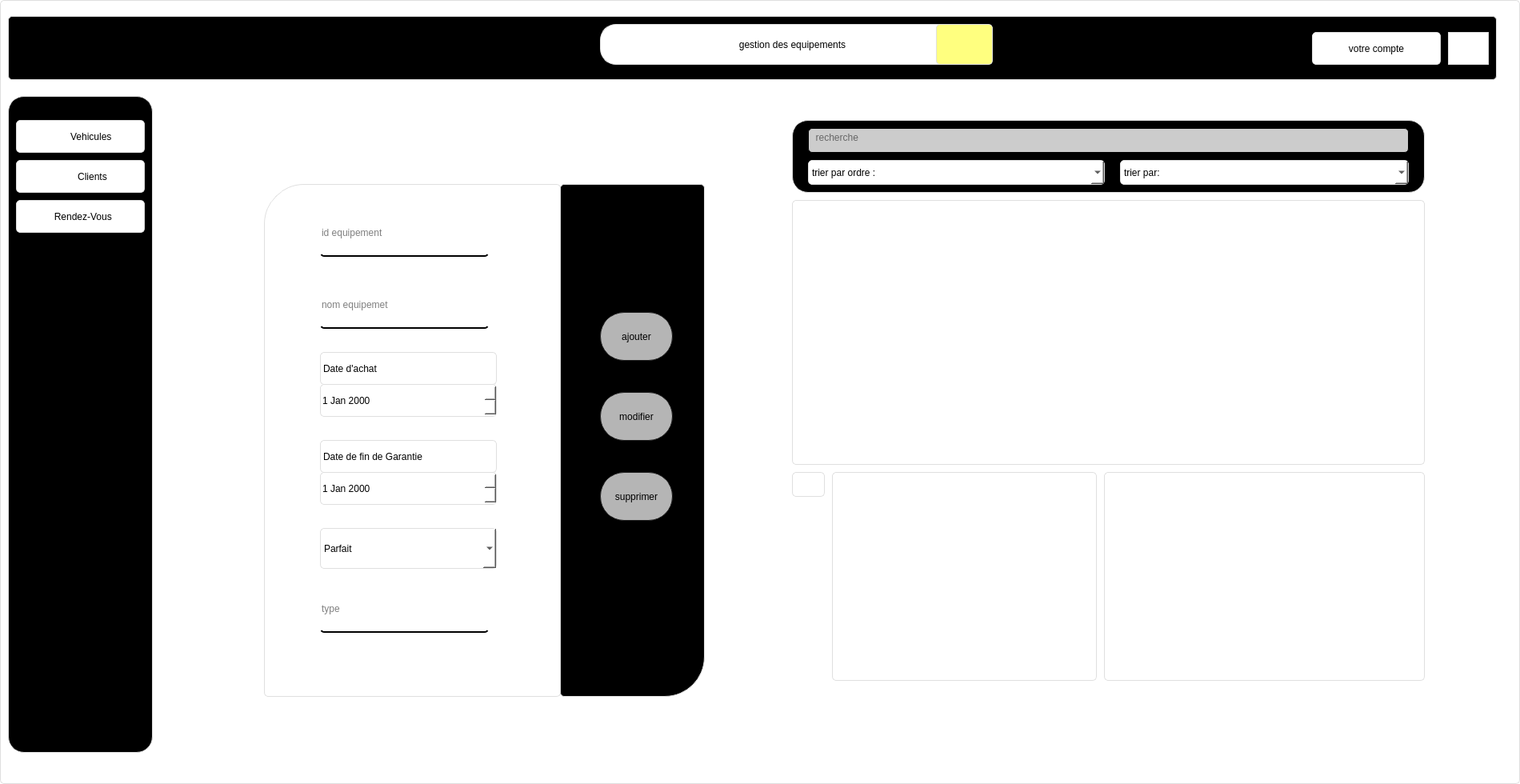
<?xml version="1.0" encoding="UTF-8"?>
<ui version="4.0">
 <class>Equi</class>
 <widget class="QDialog" name="Equi">
  <property name="geometry">
   <rect>
    <x>0</x>
    <y>0</y>
    <width>1900</width>
    <height>980</height>
   </rect>
  </property>
  <property name="windowTitle">
   <string>Dialog</string>
  </property>
  <property name="styleSheet">
   <string notr="true">QClient{
	background-color: #071e26;
}
QWidget {	
	border:1px solid #dfdfdf;
	border-radius: 5px;
	background-color: #ffffff;
}

QPushButton{
	
	border-raduis:5px
}
QPushButton:pressed{
	
	
	background-color: rgb(199, 199, 199);
}

#side_menu{
	border-radius: 20px;
	background-color:rgb(0,0,0);
}
#top_widget{

	background-color: rgb(0,0,0);;
}
#form{
	
	
	background-color: rgb(255, 255, 255);
border-top-left-radius: 50px;
}

#widget_2 QLineEdit{
font: 11pt &quot;MS Shell Dlg 2&quot;;
background-color:rgba(0,0,0,0);
border:none;
border-bottom:2px solid rgb(0,0,0);
padding-bottom:7px

}
#widget_2{
	
	/* background-color: QLinearGradient( x1: 0, y1: 0, x2: 0, y2: 1, stop: 0 #ffa02f, stop: 1 #d7801a);*/
	/*background-color: QLinearGradient( x1: 0, y1: 0, x2: 0, y2: 1, stop: 0 #4d4d4d, stop: 0.1 #646464, stop: 1 #5d5d5d);*/
   background-color:QLinearGradient( x1: 0, y1: 0, x2: 0, y2: 1, stop: 0 #4aafdb, stop: 1 #090763);
}
#options{
background-color: rgb(0,0,0);
border-bottom-right-radius: 50px;

}
#widget_2 #recherche_2{
	
	background-color: rgb(204, 204, 204);
	border:1px solid rgb(0,0,0);
}

#ajouter{
    color: rgb(0,0,0);
    background-color:rgb(181, 181, 181);
    border-width: 1px;
    border-color: #1e1e1e;
    border-style: solid;
    border-radius: 30px;
    padding: 3px;
    font-size: 12px;
    padding-left: 5px;
    padding-right: 5px;
}


#modifier{
 color: rgb(0,0,0);
    background-color:rgb(181, 181, 181);
    border-width: 1px;
    border-color: #1e1e1e;
    border-style: solid;
    border-radius: 30px;
    padding: 3px;
    font-size: 12px;
    padding-left: 5px;
    padding-right: 5px;
}

#supprimer{
color: rgb(0,0,0);
    background-color:rgb(181, 181, 181);
    border-width: 1px;
    border-color: #1e1e1e;
    border-style: solid;
    border-radius: 30px;
    padding: 3px;
    font-size: 12px;
    padding-left: 5px;
    padding-right: 5px;
}

#ajouter:pressed
{
    background-color: QLinearGradient( x1: 0, y1: 0, x2: 0, y2: 1, stop: 0 #2d2d2d, stop: 0.1 #2b2b2b, stop: 0.5 #292929, stop: 0.9 #282828, stop: 1 #252525);
}

#modifier:pressed
{
    background-color: QLinearGradient( x1: 0, y1: 0, x2: 0, y2: 1, stop: 0 #2d2d2d, stop: 0.1 #2b2b2b, stop: 0.5 #292929, stop: 0.9 #282828, stop: 1 #252525);
}

#supprimer:pressed
{
    background-color: QLinearGradient( x1: 0, y1: 0, x2: 0, y2: 1, stop: 0 #2d2d2d, stop: 0.1 #2b2b2b, stop: 0.5 #292929, stop: 0.9 #282828, stop: 1 #252525);
}

 #pdf_2{
	
	background-color: #071e26;
border:0px ;
}

#stat_2{
	
	background-color: #071e26;
border:0px ;
}
#widget QLineEdit{
	background-color: rgb(204, 204, 204);
	border:1px solid rgb(0,0,0);

}
#widget{
border-radius: 20px;
	background-color: rgb(0,0,0);
}</string>
  </property>
  <widget class="QWidget" name="widget_2" native="true">
   <property name="geometry">
    <rect>
     <x>210</x>
     <y>120</y>
     <width>1661</width>
     <height>821</height>
    </rect>
   </property>
   <widget class="QLabel" name="form">
    <property name="geometry">
     <rect>
      <x>120</x>
      <y>110</y>
      <width>371</width>
      <height>641</height>
     </rect>
    </property>
    <property name="styleSheet">
     <string notr="true"/>
    </property>
    <property name="text">
     <string/>
    </property>
   </widget>
   <widget class="QLabel" name="options">
    <property name="geometry">
     <rect>
      <x>490</x>
      <y>110</y>
      <width>181</width>
      <height>641</height>
     </rect>
    </property>
    <property name="text">
     <string/>
    </property>
   </widget>
   <widget class="QLineEdit" name="lineEdit_2">
    <property name="geometry">
     <rect>
      <x>190</x>
      <y>240</y>
      <width>211</width>
      <height>51</height>
     </rect>
    </property>
    <property name="text">
     <string/>
    </property>
    <property name="placeholderText">
     <string>nom equipemet</string>
    </property>
   </widget>
   <widget class="QPushButton" name="modifier">
    <property name="geometry">
     <rect>
      <x>540</x>
      <y>370</y>
      <width>91</width>
      <height>61</height>
     </rect>
    </property>
    <property name="text">
     <string>modifier</string>
    </property>
   </widget>
   <widget class="QPushButton" name="supprimer">
    <property name="geometry">
     <rect>
      <x>540</x>
      <y>470</y>
      <width>91</width>
      <height>61</height>
     </rect>
    </property>
    <property name="text">
     <string>supprimer</string>
    </property>
   </widget>
   <widget class="QPushButton" name="ajouter">
    <property name="geometry">
     <rect>
      <x>540</x>
      <y>270</y>
      <width>91</width>
      <height>61</height>
     </rect>
    </property>
    <property name="text">
     <string>ajouter</string>
    </property>
   </widget>
   <widget class="QLineEdit" name="lineEdit">
    <property name="geometry">
     <rect>
      <x>190</x>
      <y>150</y>
      <width>211</width>
      <height>51</height>
     </rect>
    </property>
    <property name="text">
     <string/>
    </property>
    <property name="placeholderText">
     <string>id equipement</string>
    </property>
   </widget>
   <widget class="QTableView" name="tableView">
    <property name="geometry">
     <rect>
      <x>780</x>
      <y>130</y>
      <width>791</width>
      <height>331</height>
     </rect>
    </property>
    <property name="styleSheet">
     <string notr="true">border-raduis:5px;</string>
    </property>
   </widget>
   <widget class="QWidget" name="widget" native="true">
    <property name="geometry">
     <rect>
      <x>780</x>
      <y>30</y>
      <width>791</width>
      <height>91</height>
     </rect>
    </property>
    <widget class="QLineEdit" name="recherche_2">
     <property name="geometry">
      <rect>
       <x>20</x>
       <y>10</y>
       <width>751</width>
       <height>31</height>
      </rect>
     </property>
     <property name="placeholderText">
      <string>  recherche</string>
     </property>
    </widget>
    <widget class="QComboBox" name="order_sort">
     <property name="geometry">
      <rect>
       <x>20</x>
       <y>50</y>
       <width>371</width>
       <height>31</height>
      </rect>
     </property>
     <item>
      <property name="text">
       <string>trier par ordre :</string>
      </property>
     </item>
     <item>
      <property name="text">
       <string>croissant</string>
      </property>
     </item>
     <item>
      <property name="text">
       <string>décroissant</string>
      </property>
     </item>
    </widget>
    <widget class="QComboBox" name="sort_by">
     <property name="geometry">
      <rect>
       <x>410</x>
       <y>50</y>
       <width>361</width>
       <height>31</height>
      </rect>
     </property>
     <item>
      <property name="text">
       <string>trier par:</string>
      </property>
     </item>
     <item>
      <property name="text">
       <string>date_fin_garantie</string>
      </property>
     </item>
     <item>
      <property name="text">
       <string>date_achat</string>
      </property>
     </item>
    </widget>
   </widget>
   <widget class="QLineEdit" name="lineEdit_6">
    <property name="geometry">
     <rect>
      <x>190</x>
      <y>620</y>
      <width>211</width>
      <height>51</height>
     </rect>
    </property>
    <property name="text">
     <string/>
    </property>
    <property name="placeholderText">
     <string>type</string>
    </property>
   </widget>
   <widget class="QLabel" name="label">
    <property name="geometry">
     <rect>
      <x>-5</x>
      <y>-5</y>
      <width>1671</width>
      <height>831</height>
     </rect>
    </property>
    <property name="text">
     <string/>
    </property>
    <property name="pixmap">
     <pixmap resource="style.qrc">:/new/prefix1/icons/blue2.png</pixmap>
    </property>
   </widget>
   <widget class="QWidget" name="widget_3" native="true">
    <property name="geometry">
     <rect>
      <x>830</x>
      <y>470</y>
      <width>331</width>
      <height>261</height>
     </rect>
    </property>
   </widget>
   <widget class="QDateEdit" name="lineEdit_3">
    <property name="geometry">
     <rect>
      <x>190</x>
      <y>360</y>
      <width>221</width>
      <height>41</height>
     </rect>
    </property>
    <property name="wrapping">
     <bool>false</bool>
    </property>
    <property name="specialValueText">
     <string>Date d'achat</string>
    </property>
   </widget>
   <widget class="QDateEdit" name="lineEdit_4">
    <property name="geometry">
     <rect>
      <x>190</x>
      <y>470</y>
      <width>221</width>
      <height>41</height>
     </rect>
    </property>
   </widget>
   <widget class="QLabel" name="label_2">
    <property name="geometry">
     <rect>
      <x>190</x>
      <y>320</y>
      <width>221</width>
      <height>41</height>
     </rect>
    </property>
    <property name="text">
     <string>Date d'achat</string>
    </property>
   </widget>
   <widget class="QLabel" name="label_3">
    <property name="geometry">
     <rect>
      <x>190</x>
      <y>430</y>
      <width>221</width>
      <height>41</height>
     </rect>
    </property>
    <property name="text">
     <string>Date de fin de Garantie</string>
    </property>
   </widget>
   <widget class="QComboBox" name="lineEdit_5">
    <property name="geometry">
     <rect>
      <x>190</x>
      <y>540</y>
      <width>221</width>
      <height>51</height>
     </rect>
    </property>
    <item>
     <property name="text">
      <string>Parfait</string>
     </property>
    </item>
    <item>
     <property name="text">
      <string>Moyen</string>
     </property>
    </item>
    <item>
     <property name="text">
      <string>Mauvais</string>
     </property>
    </item>
    <item>
     <property name="text">
      <string>Perdu</string>
     </property>
    </item>
    <item>
     <property name="text">
      <string>Critique</string>
     </property>
    </item>
   </widget>
   <widget class="QTableView" name="tableView_2">
    <property name="geometry">
     <rect>
      <x>295</x>
      <y>50</y>
      <width>1081</width>
      <height>701</height>
     </rect>
    </property>
    <property name="styleSheet">
     <string notr="true">border-raduis:5px;</string>
    </property>
   </widget>
   <widget class="QPushButton" name="pushButton_16">
    <property name="geometry">
     <rect>
      <x>780</x>
      <y>470</y>
      <width>41</width>
      <height>31</height>
     </rect>
    </property>
    <property name="text">
     <string/>
    </property>
    <property name="icon">
     <iconset resource="style.qrc">
      <normaloff>:/new/prefix1/icons/stat.png</normaloff>:/new/prefix1/icons/stat.png</iconset>
    </property>
    <property name="iconSize">
     <size>
      <width>30</width>
      <height>30</height>
     </size>
    </property>
    <property name="checkable">
     <bool>true</bool>
    </property>
    <property name="autoExclusive">
     <bool>true</bool>
    </property>
   </widget>
   <widget class="QLabel" name="label_4">
    <property name="geometry">
     <rect>
      <x>1170</x>
      <y>470</y>
      <width>401</width>
      <height>261</height>
     </rect>
    </property>
    <property name="text">
     <string/>
    </property>
   </widget>
   <zorder>tableView_2</zorder>
   <zorder>label</zorder>
   <zorder>form</zorder>
   <zorder>options</zorder>
   <zorder>lineEdit_2</zorder>
   <zorder>modifier</zorder>
   <zorder>supprimer</zorder>
   <zorder>ajouter</zorder>
   <zorder>lineEdit</zorder>
   <zorder>tableView</zorder>
   <zorder>widget</zorder>
   <zorder>lineEdit_6</zorder>
   <zorder>widget_3</zorder>
   <zorder>lineEdit_3</zorder>
   <zorder>lineEdit_4</zorder>
   <zorder>label_2</zorder>
   <zorder>label_3</zorder>
   <zorder>lineEdit_5</zorder>
   <zorder>pushButton_16</zorder>
   <zorder>label_4</zorder>
  </widget>
  <widget class="QWidget" name="top_widget" native="true">
   <property name="geometry">
    <rect>
     <x>10</x>
     <y>20</y>
     <width>1861</width>
     <height>80</height>
    </rect>
   </property>
   <widget class="QPushButton" name="pushButton_8">
    <property name="geometry">
     <rect>
      <x>1160</x>
      <y>10</y>
      <width>71</width>
      <height>51</height>
     </rect>
    </property>
    <property name="styleSheet">
     <string notr="true">background-color: rgb(255, 255, 127);</string>
    </property>
    <property name="text">
     <string/>
    </property>
    <property name="icon">
     <iconset resource="style.qrc">
      <normaloff>:/new/prefix1/icons/equi.png</normaloff>:/new/prefix1/icons/equi.png</iconset>
    </property>
    <property name="iconSize">
     <size>
      <width>50</width>
      <height>50</height>
     </size>
    </property>
    <property name="checkable">
     <bool>true</bool>
    </property>
    <property name="autoExclusive">
     <bool>true</bool>
    </property>
   </widget>
   <widget class="QPushButton" name="pushButton">
    <property name="geometry">
     <rect>
      <x>1800</x>
      <y>20</y>
      <width>51</width>
      <height>41</height>
     </rect>
    </property>
    <property name="styleSheet">
     <string notr="true">border-radius: 160px;</string>
    </property>
    <property name="text">
     <string/>
    </property>
    <property name="icon">
     <iconset resource="style.qrc">
      <normaloff>:/new/prefix1/icons/retour2.png</normaloff>:/new/prefix1/icons/retour2.png</iconset>
    </property>
    <property name="iconSize">
     <size>
      <width>55</width>
      <height>40</height>
     </size>
    </property>
   </widget>
   <widget class="QPushButton" name="pushButton_2">
    <property name="geometry">
     <rect>
      <x>740</x>
      <y>10</y>
      <width>481</width>
      <height>51</height>
     </rect>
    </property>
    <property name="styleSheet">
     <string notr="true">background-color: rgb(255, 255, 255);
font: 16pt &quot;MV Boli&quot;;
border-radius:20px;</string>
    </property>
    <property name="text">
     <string>gestion des equipements</string>
    </property>
   </widget>
   <widget class="QPushButton" name="pushButton_11">
    <property name="geometry">
     <rect>
      <x>1630</x>
      <y>20</y>
      <width>161</width>
      <height>41</height>
     </rect>
    </property>
    <property name="styleSheet">
     <string notr="true">background-color: rgb(255, 255, 255);
font: italic 14pt &quot;Monotype Corsiva&quot;;</string>
    </property>
    <property name="text">
     <string>votre compte</string>
    </property>
    <property name="icon">
     <iconset resource="style.qrc">
      <normaloff>:/new/prefix1/icons/emp.png</normaloff>:/new/prefix1/icons/emp.png</iconset>
    </property>
    <property name="iconSize">
     <size>
      <width>45</width>
      <height>45</height>
     </size>
    </property>
    <property name="checkable">
     <bool>true</bool>
    </property>
    <property name="autoExclusive">
     <bool>true</bool>
    </property>
   </widget>
   <zorder>pushButton</zorder>
   <zorder>pushButton_2</zorder>
   <zorder>pushButton_8</zorder>
   <zorder>pushButton_11</zorder>
  </widget>
  <widget class="QWidget" name="side_menu" native="true">
   <property name="geometry">
    <rect>
     <x>10</x>
     <y>120</y>
     <width>181</width>
     <height>821</height>
    </rect>
   </property>
   <widget class="QPushButton" name="pushButton_9">
    <property name="geometry">
     <rect>
      <x>10</x>
      <y>80</y>
      <width>161</width>
      <height>41</height>
     </rect>
    </property>
    <property name="text">
     <string>         Clients</string>
    </property>
    <property name="icon">
     <iconset resource="style.qrc">
      <normaloff>:/new/prefix1/icons/cli.png</normaloff>:/new/prefix1/icons/cli.png</iconset>
    </property>
    <property name="iconSize">
     <size>
      <width>50</width>
      <height>50</height>
     </size>
    </property>
   </widget>
   <widget class="QPushButton" name="pushButton_10">
    <property name="geometry">
     <rect>
      <x>10</x>
      <y>30</y>
      <width>161</width>
      <height>41</height>
     </rect>
    </property>
    <property name="text">
     <string>        Vehicules</string>
    </property>
    <property name="icon">
     <iconset resource="style.qrc">
      <normaloff>:/new/prefix1/icons/vehi.png</normaloff>:/new/prefix1/icons/vehi.png</iconset>
    </property>
    <property name="iconSize">
     <size>
      <width>45</width>
      <height>45</height>
     </size>
    </property>
    <property name="checkable">
     <bool>true</bool>
    </property>
    <property name="autoExclusive">
     <bool>true</bool>
    </property>
   </widget>
   <widget class="QPushButton" name="pushButton_15">
    <property name="geometry">
     <rect>
      <x>10</x>
      <y>130</y>
      <width>161</width>
      <height>41</height>
     </rect>
    </property>
    <property name="text">
     <string>  Rendez-Vous</string>
    </property>
    <property name="icon">
     <iconset resource="style.qrc">
      <normaloff>:/new/prefix1/icons/rend.png</normaloff>:/new/prefix1/icons/rend.png</iconset>
    </property>
    <property name="iconSize">
     <size>
      <width>50</width>
      <height>50</height>
     </size>
    </property>
    <property name="checkable">
     <bool>true</bool>
    </property>
    <property name="autoExclusive">
     <bool>true</bool>
    </property>
   </widget>
  </widget>
 </widget>
 <resources>
  <include location="style.qrc"/>
 </resources>
 <connections/>
</ui>
